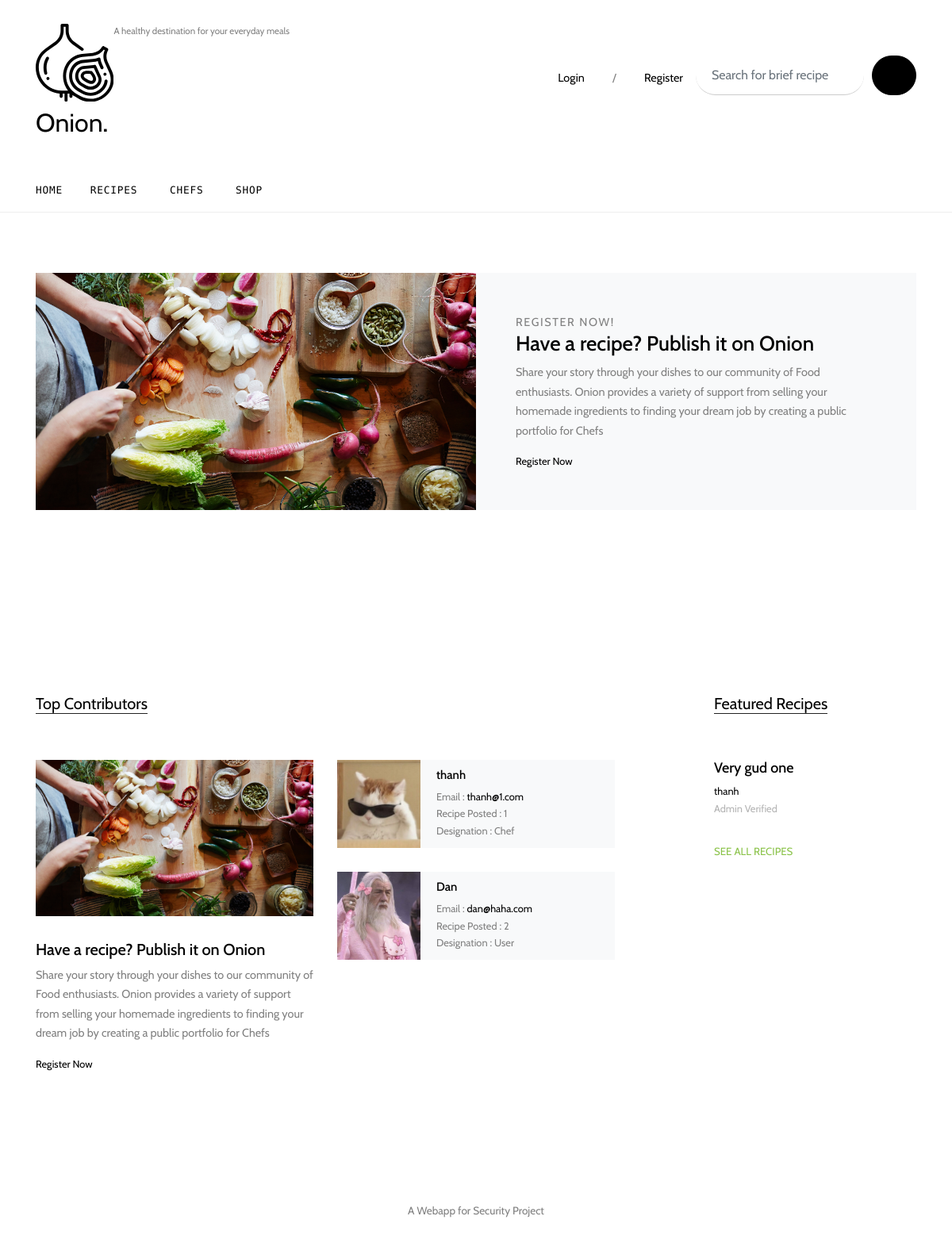
Before: / with the older database file.
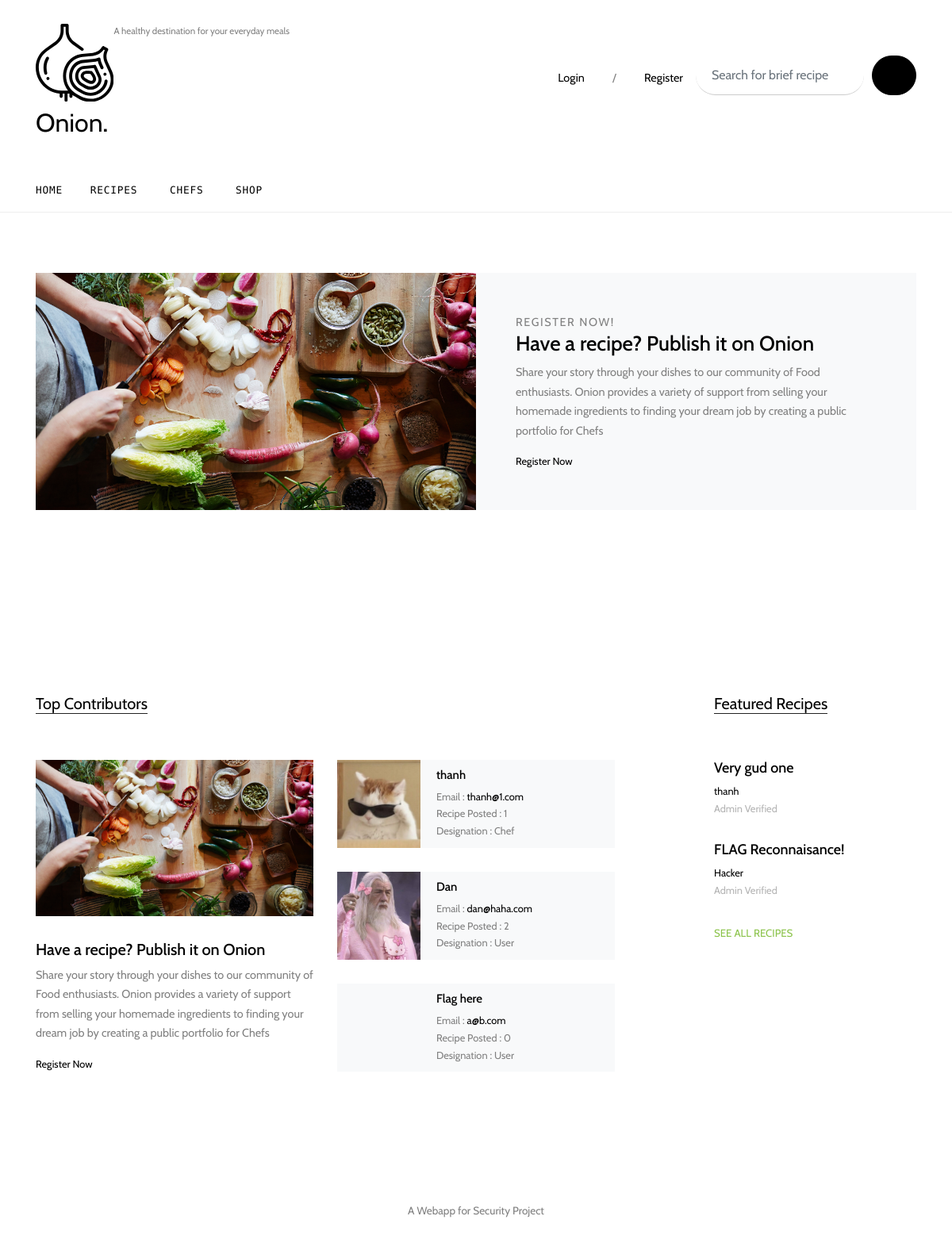
After: the same page with the newer database file.
### App/models.py (models this page shows, shortened)
class User(db.Model):
    id = db.Column(db.Integer, primary_key=True)
    name = db.Column(db.Text, nullable=False)
    username = db.Column(db.String(20), unique=True, nullable=False)
    email = db.Column(db.String(120), unique=True, nullable=False)
    profile_pic = db.Column(db.String(20), nullable=False, default='default_user.jpg')
    password = db.Column(db.String(60), nullable=False)
    type = db.Column(db.String(10), nullable=False)
    designation = db.Column(db.Text, nullable=False)
    ingredient = db.relationship('Ingredient', backref='ing_creator', lazy=True)
    recipes = db.relationship('Recipe', backref='recipe_creator', lazy=True)

class Recipe(db.Model):
    id = db.Column(db.Integer, primary_key=True)
    title = db.Column(db.String(255), nullable=False)
    description = db.Column(db.Text, nullable=False)
    time = db.Column(db.Integer, nullable=False)
    servings = db.Column(db.Integer, nullable=False)
    ingredients = db.Column(db.Text, nullable=False)
    image = db.Column(db.String(20), nullable=False, default="default.jpg")
    approval = db.Column(db.Integer, nullable=False)
    status = db.Column(db.String(12), nullable=False)
    saved = db.relationship('Saved', backref='saved_recipe', lazy=True)
    created_by = db.Column(db.Integer, db.ForeignKey('user.id'), nullable=False)

### App/routes.py (the view)
@app.route('/')
def index():
    valid = PassiveControls.validation()
    if valid[0]:
        return redirect(url_for(f'{valid[2]}.index'))
    else:
        editor_recipe = Recipe.query.filter_by(status=1).all()
        featured = Recipe.query.filter_by(status=2)
        users = User.query.filter_by(type="user").paginate(per_page=3)
        return render_template('unlogged/index.html', editor_recipe=editor_recipe, featured=featured, users=users)

### Controls/PassiveControls.py (called while the page is built)
def validation():
    if "id" and "access" and "name" in session:
        return True, session['id'], session['access'], session['name']
    else:
        return False, "None", "None", "None"

### App/templates/unlogged/index.html
{% extends "unlogged/base.html" %}
{% block content %}
    <div class="site-section py-0">
      <div class="owl-carousel hero-slide owl-style">
        {% if editor_recipe %}
        {% for recipe in editor_recipe %}
        <div class="site-section">
          <div class="container">
            <div class="half-post-entry d-block d-lg-flex bg-light">
              <div class="img-bg" style="background-image: url('{{ url_for('static', filename= 'images/' + recipe.image) }}')"></div>
              <div class="contents">
                <span class="caption">Editor's Pick</span>
                <h2><a href="{{ url_for('single_recipe', recipe_id=recipe.id ) }}">{{recipe.title}}</a></h2>
                <p class="mb-3">{{recipe.description[:250]}}... <a href="{{ url_for('single_recipe', recipe_id=recipe.id ) }}">Read more</a></p>
                <div class="post-meta">
                  <span class="d-block">Author: <a href="#">{{recipe.recipe_creator.name}}</a></span>
                  <span class="date-read">
                    {% if recipe.approval < 0 %}
                        Not Verified <span class="mx-1">&bullet;</span>
                    {% elif recipe.approval > 0 %}
                        Admin Verified <span class="icon-star2"></span>
                    {% else %}
                        Rejected
                    {% endif %}
                  </span>
                </div>
              </div>
            </div>
          </div>
        </div>
        {% endfor %}
        {% else %}
        <div class="site-section">
          <div class="container">
            <div class="half-post-entry d-block d-lg-flex bg-light">
              <div class="img-bg" style="background-image: url('{{ url_for('static', filename='images/register.jpg') }}')"></div>
              <div class="contents">
                <span class="caption">Register Now!</span>
                <h2><a href="">Have a recipe? Publish it on Onion</a></h2>
                  <p class="mb-3">Share your story through your dishes to our community of Food enthusiasts. Onion provides a variety of support from selling your homemade ingredients to finding your dream job by creating a public portfolio for Chefs</p>
                <div class="post-meta">
                  <span class="d-block"><a href="{{ url_for('register') }}">Register Now</a></span>
                </div>
              </div>
            </div>
          </div>
        </div>
        {% endif %}
      </div>
    </div>
    <div class="site-section">
      <div class="container">
        <div class="row">
          <div class="col-lg-8">
            <div class="row">
              <div class="col-12">
                <div class="section-title">
                  <h2>Top Contributors</h2>
                </div>
              </div>
            </div>
            <div class="row">
              <div class="col-md-6">
                <div class="post-entry-1">
                  <a href="post-single.html"><img src="{{ url_for('static', filename='images/register.jpg') }}" alt="Image" class="img-fluid"></a>
                  <h2><a href="">Have a recipe? Publish it on Onion</a></h2>
                  <p>Share your story through your dishes to our community of Food enthusiasts. Onion provides a variety of support from selling your homemade ingredients to finding your dream job by creating a public portfolio for Chefs</p>
                  <div class="post-meta">
                  <span class="d-block"><a href="{{ url_for('register') }}">Register Now</a></span>
                  </div>
                </div>
              </div>
              <div class="col-md-6">
                {% if users.items %}
                {% for users in users.items %}
                <div class="post-entry-2 d-flex bg-light">
                 <div class="thumbnail" style="background-image: url('{{ url_for('static', filename= 'images/' + users.profile_pic) }}')"></div>
                  <div class="contents">
                    <h2><a href="{{ url_for('user_profile', user_id=users.id ) }}">{{users.name}}</a></h2>
                    <div class="post-meta">
                      <span class="d-block">Email : <a href="mailto: {{ users.email }}">{{users.email}}</a></span>
                      <span class="d-block">Recipe Posted : {{ users.recipes|length }}</span>
                      <span class="d-block">Designation : {{ users.designation|capitalize }}</span>
                    </div>
                  </div>
                </div>
                {% endfor %}
                  {% else %}
                  <p>There are no recipe contributors at this moment.</p>
                  {% endif %}
              </div>
            </div>
          </div>
          <div class="col-lg-3 ml-auto">
            <div class="section-title">
              <h2>Featured Recipes</h2>
            </div>
              {% if featured %}
            {% for featured in featured %}
            <div class="trend-entry d-flex">
              <div class="trend-contents">
                <h2><a href="blog-single.html">{{featured.title}}</a></h2>
                <div class="post-meta">
                  <span class="d-block"><a href="{{ url_for('user_profile', user_id=featured.recipe_creator.id ) }}">{{featured.recipe_creator.name}}</a></span>
                  <span class="date-read">
                      {% if featured.approval < 0 %}
                        Not Verified <span class="mx-1">&bullet;</span>
                    {% elif featured.approval > 0 %}
                        Admin Verified <span class="icon-star2"></span>
                    {% else %}
                        Rejected
                    {% endif %}
                  </span>
                </div>
              </div>
            </div>
              {% else %}
              <p>There are no featured recipe at this moment</p>
            {% endfor %}
              {% endif %}
            <p>
              <a href="{{ url_for('recipes') }}" class="more">See All Recipes <span class="icon-keyboard_arrow_right"></span></a>
            </p>
          </div>
        </div>
      </div>
    </div>
{% endblock %}

### App/templates/unlogged/base.html (shortened to what this page needs)
<!DOCTYPE html>
<html lang="en">
<head>
  <link rel="stylesheet" href="{{ url_for('static', filename='fonts/icomoon/style.css') }}">
  <link rel="stylesheet" href="{{ url_for('static', filename='css/bootstrap.min.css') }}">
  <link rel="stylesheet" href="{{ url_for('static', filename='css/jquery-ui.css') }}">
  <link rel="stylesheet" href="{{ url_for('static', filename='css/owl.carousel.min.css') }}">
  <link rel="stylesheet" href="{{ url_for('static', filename='css/owl.theme.default.min.css') }}">
  <link rel="stylesheet" href="{{ url_for('static', filename='css/jquery.fancybox.min.css') }}">
  <link rel="stylesheet" href="{{ url_for('static', filename='css/bootstrap-datepicker.css') }}">
  <link rel="stylesheet" href="{{ url_for('static', filename='fonts/flaticon/font/flaticon.css') }}">
  <link rel="stylesheet" href="{{ url_for('static', filename='css/aos.css') }}">
  <link rel="stylesheet" href="{{ url_for('static', filename='css/jquery.mb.YTPlayer.min.css') }}">
  <link rel="stylesheet" href="{{ url_for('static', filename='css/style.css') }}">
</head>
<body data-spy="scroll" data-target=".site-navbar-target" data-offset="300">
  <div class="site-wrap">
    <div class="header-top">
      <div class="container">
        <div class="row align-items-center">
          <div class="col-12 col-lg-6 d-flex">
            <a href="{{ url_for('index') }}" class="site-logo">
 <span class="u-icon u-icon-circle u-palette-3-base u-spacing-10 u-icon-1">
        </span>
              Onion.
            </a><small>A healthy destination for your everyday meals</small>
          </div>
          <div class="col-12 col-lg-6 ml-auto d-flex">
            <div class="ml-md-auto top-social d-none d-lg-inline-block">
              <a href="{{ url_for('login') }}" class="d-inline-block p-3"><p>Login</p></a>
                <p class="d-inline-block p-3">/</p>
                <a href="{{ url_for('register') }}" class="d-inline-block p-3">Register</a>
            </div>
            <form id="search" onsubmit="redirecting()" class="search-form d-inline-block">
              <div class="d-flex">
                <input type="text" class="form-control" placeholder="Search for brief recipe" name="keywords">
                <button type="submit" class="btn btn-secondary" ><span class="icon-search"></span></button>
              </div>
            </form>
          </div>
        </div>
      </div>
      <div class="site-navbar py-2 js-sticky-header site-navbar-target d-none pl-0 d-lg-block" role="banner">
      <div class="container">
        <div class="d-flex align-items-center">
          <div class="mr-auto">
            <nav class="site-navigation position-relative text-right" role="navigation">
              <ul class="site-menu main-menu js-clone-nav mr-auto d-none pl-0 d-lg-block">
                <li class="active">
                  <a href="{{ url_for('index') }}" class="nav-link text-left">Home</a>
                </li>
                <li>
                  <a href="{{ url_for('recipes') }}" class="nav-link text-left">Recipes</a>
                </li>
                <li>
                  <a href="{{ url_for('cooks') }}" class="nav-link text-left">Chefs</a>
                </li>
                <li>
                  <a href="{{ url_for('ingredients') }}" class="nav-link text-left">Shop</a>
                </li>
              </ul>
            </nav>
          </div>
        </div>
      </div>
    </div>
    </div>
{% block content %}
{% endblock %}
    <div class="footer">
      <div class="container">
        <div class="row">
          <div class="col-12">
            <div class="copyright">
                <p>
                  A Webapp for Security Project </a>
                </p>
            </div>
          </div>
        </div>
      </div>
    </div>
  </div>
</body>
</html>

Changed rows visible on the page:
added User: name "Flag here", email "a@b.com", recipes|length "0", designation "User"
added Recipe: title "FLAG Reconnaisance!", recipe_creator.name "Hacker", approval "Admin Verified"
